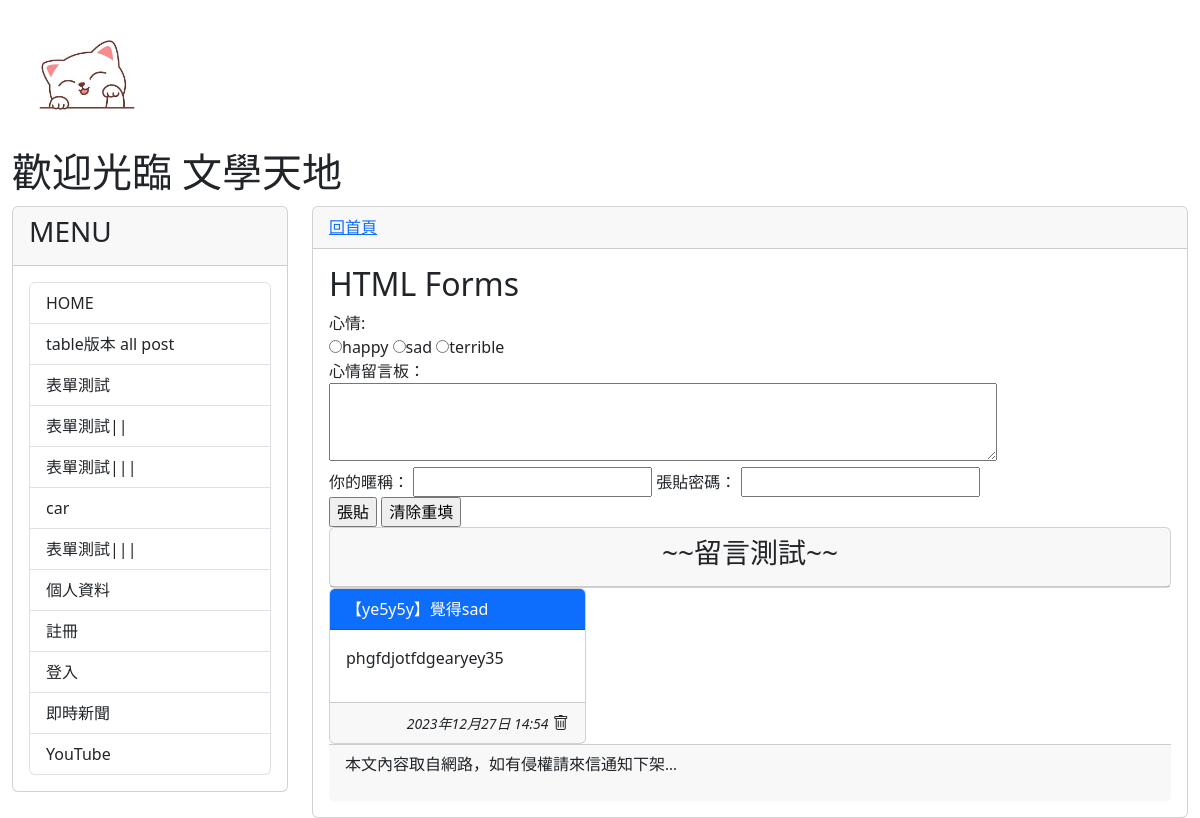
Screenshot of /test/new with the database file from the repository.
### mytest/models.py (models this page shows, shortened)
class Mood(models.Model):
    status = models.CharField(max_length=10,null=False)
    def __str__(self):
        return self.status

class Post(models.Model):
    moods = models.ForeignKey('Mood', on_delete=models.CASCADE)
    nickname = models.CharField(max_length=10, default='不願意透漏身份的人')
    message = models.TextField(null=False)
    del_pass = models.CharField(max_length=10)
    pub_time = models.DateTimeField(auto_now=True)
    enabled = models.BooleanField(default=True)

### mytest/views.py (the view, shortened to what this page needs)
# urls.py: path('test/new',testv.index,name='test-name'),
def index(request):
    posts = Post.objects.filter(enabled=True).order_by('-pub_time')[:30]#[:30]取前三十個,日期排序
    moods = Mood.objects.all()#把東西從資料庫抓出來
    if request.method == 'GET':
        return render(request,'myform.html',locals())
    else:
            message = 'post/get 出現錯誤'
            return render(request,'myform.html',locals())

### mytest/templates/myform.html (shortened to what this page needs)
{% extends 'base2.html' %}
{% block headmessage %} <a  style='font-family:微軟正黑體;'href='/'>回首頁</a>{% endblock headmessage %}
{% block content %}
<h2>HTML Forms</h2>
<form action="" method="post">
    <label for="title">心情:</label><br>
    {% for m in moods %}
    <input type='radio' name='mood' value='{{ m.status }}'>{{ m.status }}</input>
    {% endfor %}
    <br>
    心情留言板：<br/>
    <textarea name='user_post' rows=3 cols=70></textarea><br/>
    <label for='user_id'>你的暱稱：</label>
    <input id='user_id' type='text' name='user_id'>
    <label for='user_pass'>張貼密碼：</label>
    <input id='user_pass' type='password' name='user_pass'><br/>
    <input type='submit' value='張貼'>
    <input type='reset' value='清除重填'>
</form>
<div class='row'>
    <div class='col-md-12'>
        <div class='card'>
            <div class='card-header' align=center>
            <h3>~~留言測試~~</h3>
        </div>
    </div>
</div>
<div class="row">
    {% for p in posts %}
     <div class="col-sm-12 col-md-4">
        <div class='card'>    {% comment %} text-white 文字顏色 {% endcomment %}
            <div class='card-header text-white bg-primary'>【{{ p.nickname }}】覺得{{ p.moods }}</div>
            <div class='card-body'>{{ p.message | linebreaks }}</div>
            <div class='card-footer' align='right'>
                <i><small>{{ p.pub_time }}</small></i>
                <i class="bi bi-trash"  onclick='go_delete({{p.id}})'></i>
            </div>
        </div>
    </div>
    {% empty %}
        目前沒有任何心情留言
    {% endfor %}
</div>
{% endblock content %}

### rows the page displays
Mood: status "happy"
Mood: status "sad"
Mood: status "terrible"
Post: nickname "ye5y5y", moods "sad", message "phgfdjotfdgearyey35", pub_time "2023年12月27日 14:54"
